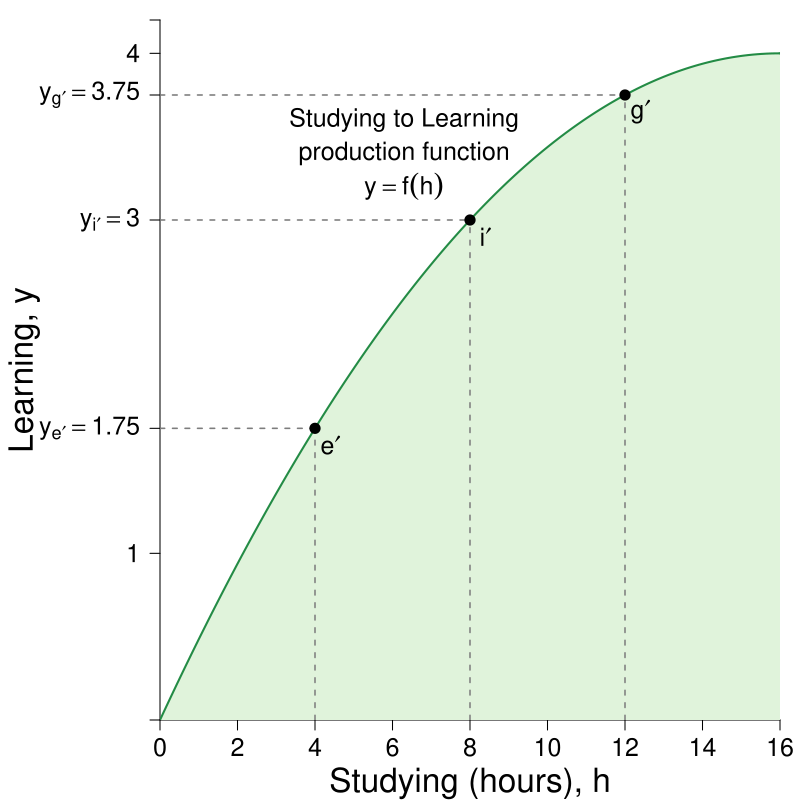

Recreate this plot in R.
#Graph Designer: Simon Halliday
#Authors: Bowles and Halliday
#Title: Microeconomics: Competition, Conflict and Coordination

library(shape)
pdf(file = "constrained_optimization/feasible_production_learning.pdf", width = 8, height = 8)

#Set parameters for graphics
pointsize <- 1.8
axislabelsize <- 2
labelsize <- 1.5
namesize <- 1.8
annotatesize <- 1.5
graphlinewidth <- 2
segmentlinewidth <- 1.5

COL <- c("#7fc97f", "#beaed4", "#fdc086", "#ffff99", "#386cb0", "#f0027f", "#bf5b17", "#666666")
COLA <- c("#e0f3db", "#99d8c9","#66c2a4","#41ae76", "#238b45", "#005824")
COLB <- c("#4eb3d3", "#2b8cbe", "#0868ac","#084081")
grays <- gray.colors(25, start = 1, end = 0)


#Edited the margins to cater for the larger LHS labels
par(mar =  c(4, 8, 1, 1))

prodFn <- function(x, slope = 1/64) {
  4 - slope *(16 - x)^2
}

ppf <- function(x, slope = 1/64, bary = 4) {
  bary - slope *x^2
}

uFn <- function(x, y, alpha = 0.4){
  (x^alpha)*(y^(1-alpha))
}

indiffA <- function(x, ubar = uFn(8,3) - 1, alpha = 0.4) {
  (ubar/ (x^alpha))^(1/ (1 - alpha))
}

ylims <- c(0, 4.2)
xlims <- c(0, 16)

npts <- 501 
x <- seq(xlims[1], xlims[2], length.out = npts)
y <- seq(ylims[1], ylims[2], length.out = npts) 
a <- c(uFn(8, 3) - 1, uFn(8, 3), uFn(8, 3) + 1.4) #alpha = 0.4

plot(0, 0, xlim = xlims, ylim = ylims, type = "n",
     xlab = expression(paste("")),
     ylab = expression(paste("")), 
     xaxt = "n", 
     yaxt = "n", 
     cex.lab = axislabelsize, 
     bty = "n", 
     xaxs="i", 
     yaxs="i"
)


ticksx <- seq(from = 0, to = xlims[2], by = 2)
xlabels <- seq(from = 0, to = xlims[2], by = 2)
ticksy <- c(ylims[1], 1, prodFn(4), 3, 3.75, 4, ylims[2])
ylabels <- c(NA, 1, expression(paste(y[e*minute] == 1.75)), expression(paste(y[i*minute] == 3)), expression(paste(y[f*minute] == 3.75)), 4, NA)

axis(1, at = ticksx, pos = 0, labels = xlabels, cex.axis = labelsize)
axis(2, at = ticksy, pos = 0, labels = ylabels, las = 1, cex.axis = labelsize)

npts <- 500 
xx1 <- seq(xlims[1], 16, length.out = npts)
xx2 <- seq(0, xlims[2], length.out = npts)
xx3 <- seq(xlims[1], 0, length.out = npts)
xx4 <- seq(-11, 0, length.out = npts)

#Draw the polygon for shading the feasible set
xpoly1 <- seq(from = xlims[1], to = 16, length.out = 500)
ypoly1 <- prodFn(xpoly1)
polygon(x = c(xpoly1, rev(xpoly1)[1]), y = c(ypoly1, ypoly1[1]), 
        col=COLA[1], density=NULL, border = NA)

polygon(x = c(16, 18, 18, 16), y = c(4, 4, 0, 0), 
         col=COLA[1], density=NULL, border = NA)

#Draw the graphs
lines(xx1, prodFn(xx1), col = COLA[5], lwd = graphlinewidth)
segments(16, 4, 18, 4, lty = 1, col = COLA[5], lwd = graphlinewidth)

#Label the feasible frontier
text(6.3, 3.6, expression("Studying to Learning"), cex = labelsize)
text(6.3, 3.4, expression("production function"), cex = labelsize)
text(6.3, 3.2, expression(paste(y == f(h))), cex = labelsize)
#Arrows(12.5, 0.53, 14.5, 0.53, col = "black", lty = 1, lwd = 2, arr.type = "triangle", arr.lwd = 0.5)


#Axis labels
#mtext(expression(paste("Studying (hours), ", h)), side = 1, line = 2.5, cex = axislabelsize)
text(0.5*xlims[2], -0.38, expression(paste("Studying (hours), ", h)), xpd = TRUE, cex = axislabelsize) 
text(-3.5, 0.5*ylims[2], expression(paste("Learning, ", y)), xpd = TRUE, cex = axislabelsize, srt = 90) 

#Add mrs = mrt at i
# text(8.6, 3.6, expression(paste(mrs(x,y) == mrt(x,y))), cex = labelsize)
# Arrows(8, 3.5, 8, 3.15, col = "black", lty = 1, lwd = 2, arr.type = "triangle", arr.lwd = 0.5)

#Label the indifference curves
# text(17, 1, expression(u[1]^A), cex = labelsize)
# text(17, 1.65, expression(u[2]^A), cex = labelsize)
# text(17, 2.7, expression(u[3]^A), cex = labelsize)

#Annotate max u point on feasibility frontier
text(8 + 0.4, prodFn(8) - 0.1, expression(paste(i*minute)), cex = labelsize)
segments(8, 0, 8, prodFn(x = 8), lty = 2, col = grays[20], lwd = segmentlinewidth)
segments(0, prodFn(x = 8), 8, prodFn(x = 8), lty = 2, col = grays[20], lwd = segmentlinewidth)
points(8, prodFn(x = 8), pch = 16, col = "black", cex = 1.5)
# 
text(4 + 0.4, prodFn(4) - 0.1, expression(paste(e*minute)), cex = labelsize)
segments(4, 0, 4, prodFn(x = 4), lty = 2, col = grays[20], lwd = segmentlinewidth)
segments(0, prodFn(x = 4), 4, prodFn(x = 4), lty = 2, col = grays[20], lwd = segmentlinewidth)
points(4, prodFn(x = 4), pch = 16, col = "black", cex = 1.5)
# 
# 
text(12 + 0.4, prodFn(12) - 0.1, expression(paste(g*minute)), cex = labelsize)
segments(12, 0, 12, prodFn(12), lty = 2, col = grays[20], lwd = segmentlinewidth)
segments(0, prodFn(12), 12, prodFn(x = 12), lty = 2, col = grays[20], lwd = segmentlinewidth)
points(12, prodFn(12), pch = 16, col = "black", cex = 1.5)



dev.off()
